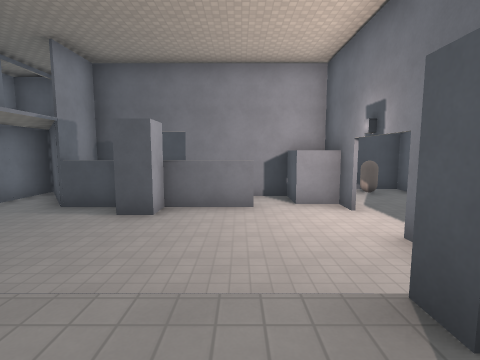
View 1 (above)

24 first-person views from a walk through a level from a Godot 3-D game. The camera is 1.4 m above the floor, tilts 6° down and sees 85° across. The floor is counted in squares, 2 m on a side. Each view is taken from the middle of a square. On the plan, view 1 faces up. The plan holds only what a view shows up to about 9 squares ahead; the rest is blank. The place goes on beyond the plan. Surface patterns are stand-ins for the level's own textures.

View 2
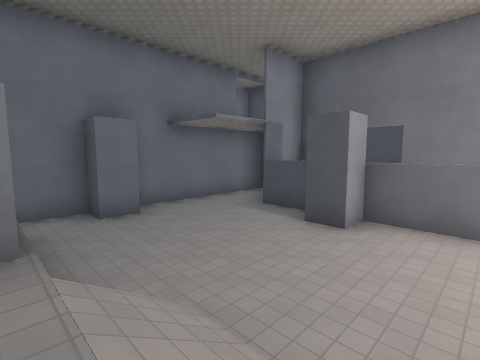

View 3
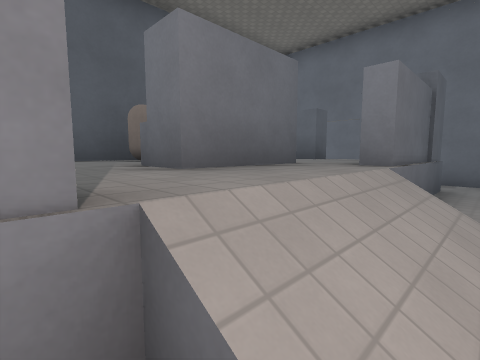

View 4
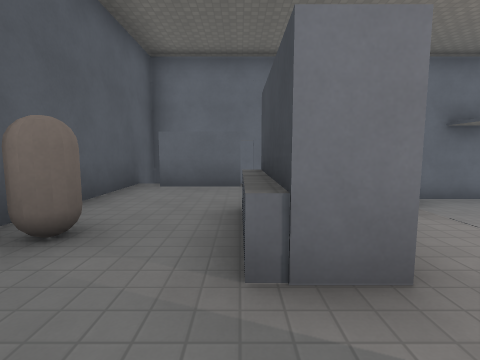

View 5
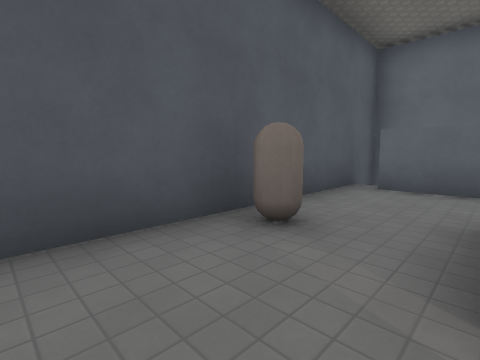

View 6
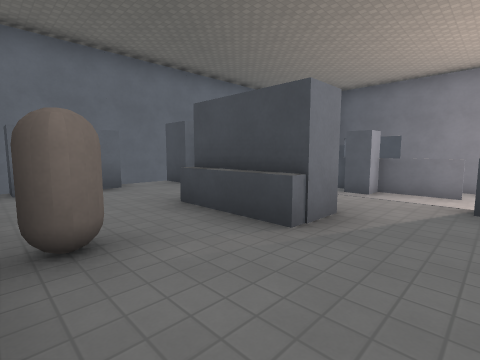

View 7
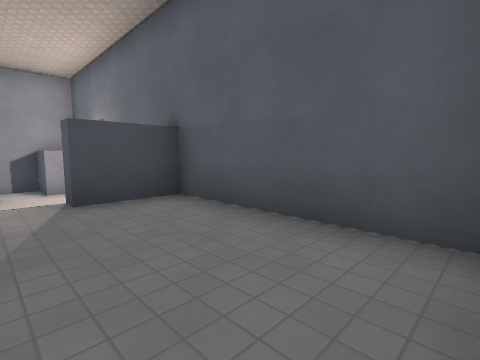

View 8
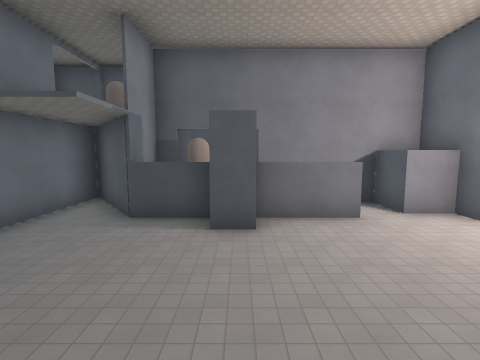

View 9
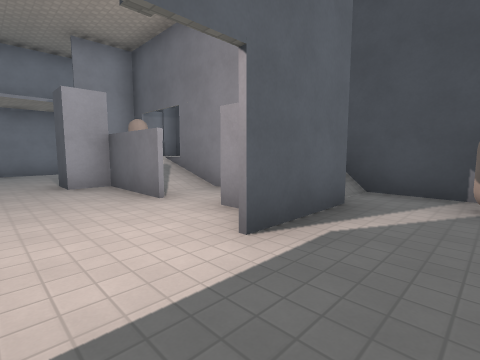

View 10
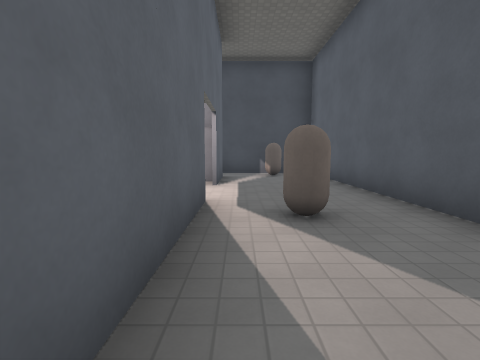

View 11
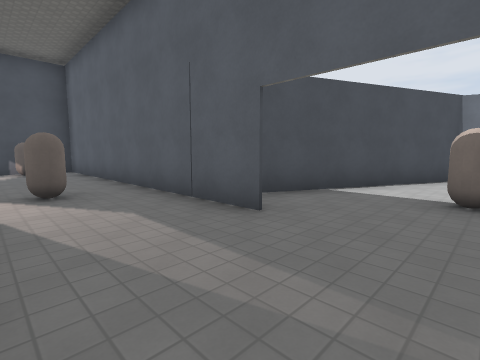

View 12
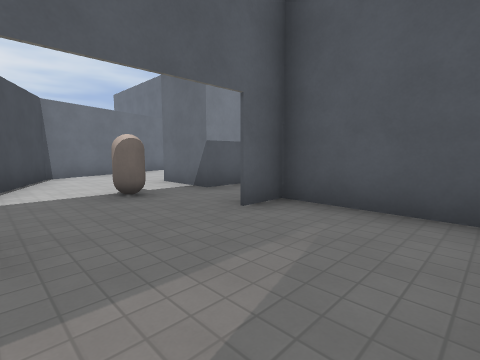

View 13
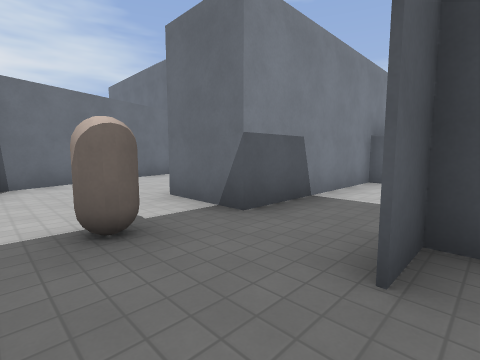

View 14
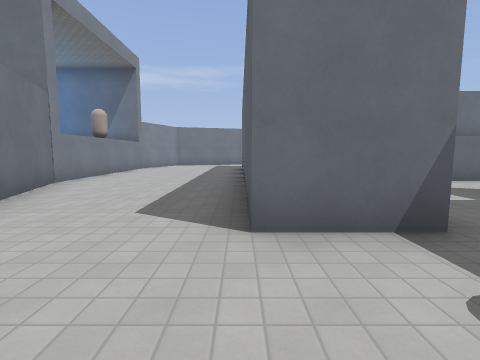

View 15
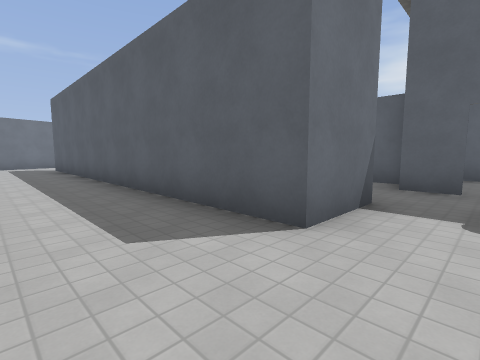

View 16
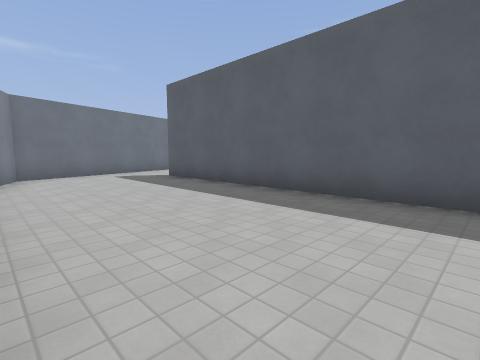

View 17
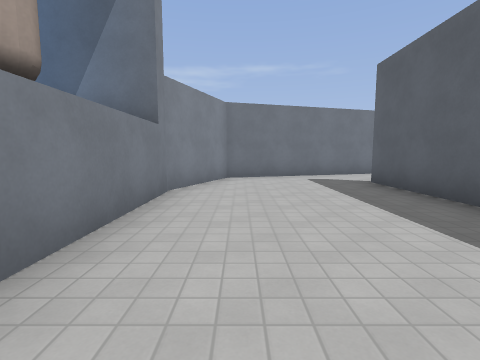

View 18
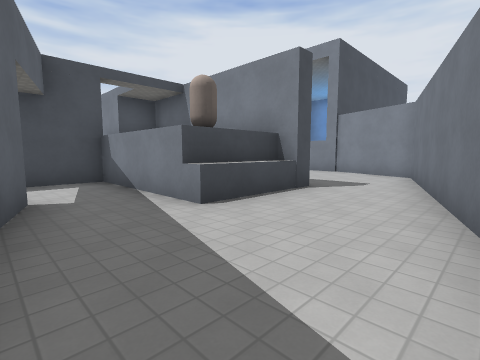

View 19
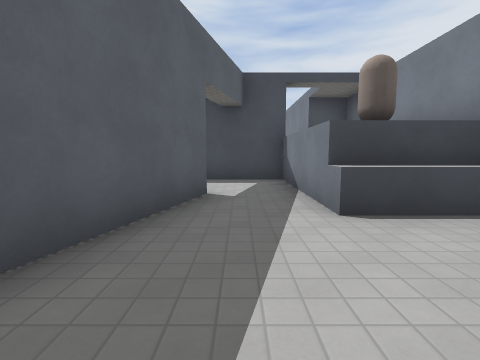

View 20
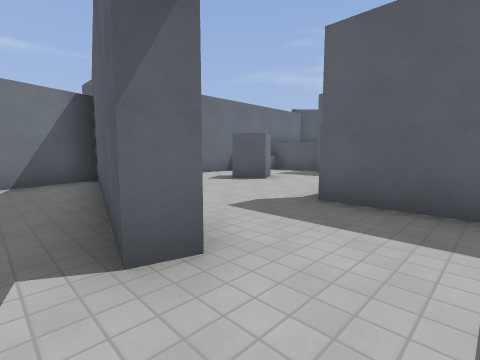

View 21
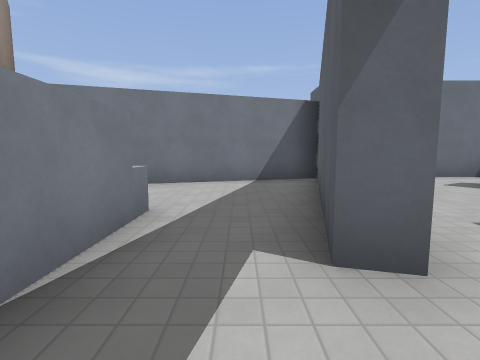

View 22
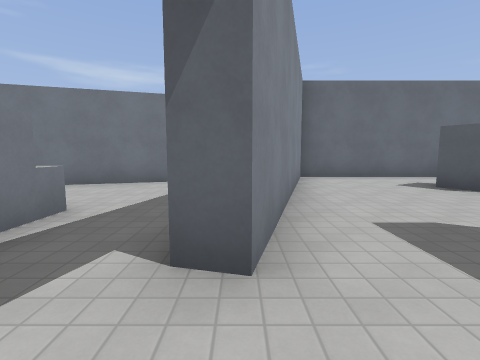

View 23
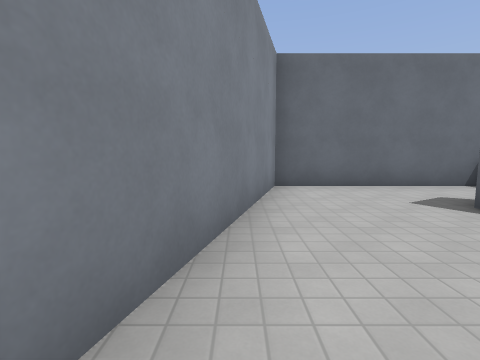

View 24
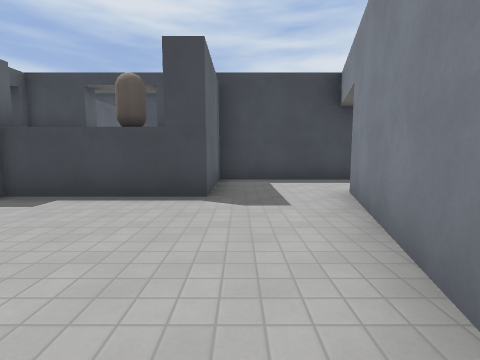

### Floor plan
Key: @ floor where view 1 was taken; # wall or solid block; x gap in a wall; . main floor; : floor 1 m higher than the main floor; + floor 4 m higher than the main floor; / step, stairs or slope; ^ raised ledge; v drop or lower ground; O other object.
Columns run from 7 left of view 1 to 14 right of it. Each row starts with its distance up from view 1.
  9   #####  #####
  8   ##:    /.O.#
  7  #+#O/####...#
  6  #.#####.#...#
  5  #...........#
  4  #...........#
  3  #.......#.O.#
  2  #...///.#..##
  1  #^##:::##..#.###
  0  ##::##@:#......###
 -1  ##::##::#........##
 -2 ###::::::#....O....#
 -3  #####O::#.##......##
 -4        #####...##...#
 -5             ...##...#
 -6             ...##...##
 -7               .##....#
 -8                ##....#
 -9                 #....#
-10    ### #######  #....#
-11         #.....  #....#
-12        O#.....  #....#
-13      xv##..#. O #....#
-14       ....##.##v#...##
-15     ......#.........#
-16     ..##..#......####
-17       ....#...####
-18      ^....#####
-19      ######

Where each view was taken, in squares from view 1:
view 1: 0 up, 0 right, facing up
view 2: 1 up, 0 right, facing up-left
view 3: 2 up, 1 right, facing down-left
view 4: 1 down, 1 right, facing left
view 5: 1 down, 1 right, facing down-left
view 6: 3 down, 1 right, facing up-left
view 7: 3 down, 0 right, facing up-right
view 8: 1 up, 2 left, facing up
view 9: 4 up, 4 right, facing up-left
view 10: 0 up, 3 right, facing up
view 11: 2 down, 3 right, facing up-right
view 12: 0 up, 3 right, facing down-right
view 13: 1 down, 5 right, facing down-right
view 14: 1 down, 9 right, facing down
view 15: 2 down, 11 right, facing down-left
view 16: 7 down, 13 right, facing down-left
view 17: 8 down, 12 right, facing down
view 18: 17 down, 4 right, facing up-right
view 19: 17 down, 5 right, facing up
view 20: 11 down, 5 right, facing down-left
view 21: 11 down, 5 right, facing down
view 22: 11 down, 4 right, facing down
view 23: 13 down, 3 right, facing down
view 24: 17 down, 2 right, facing up
